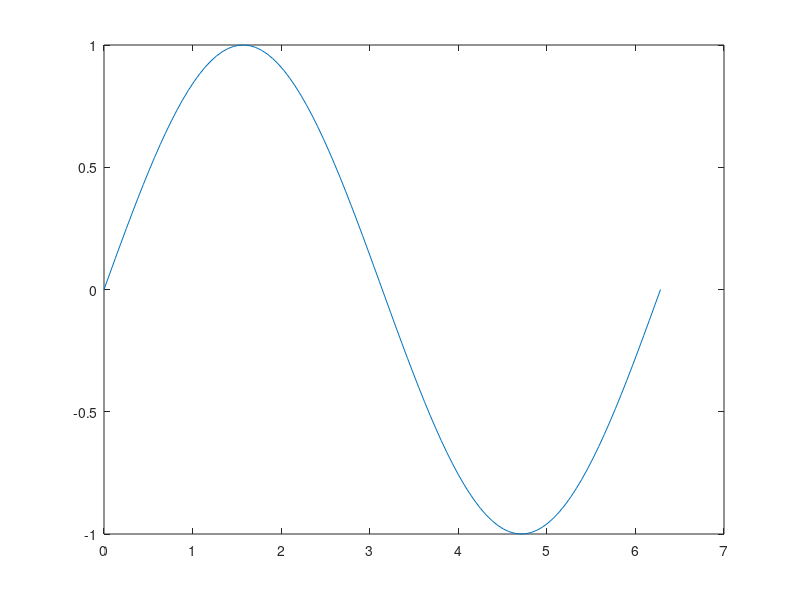
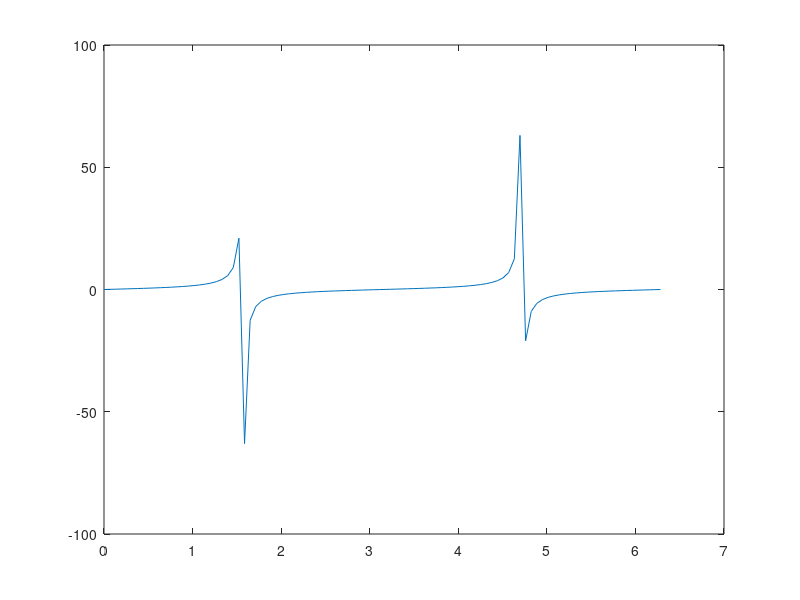

Recreate these plots in MATLAB, in order. (Note: this script raises an error after producing the figures.)
% SAVEFIGS example

%% Script
% Cleaning
close all;

% Plot something
x = linspace(0,2*pi,100);
y1 = sin(x);
y2 = tan(x);
figure(2); plot(x,y1);
figure(3); plot(x,y2);

% I'm choosing a save folder (if I don't they will be saved into .\fig\
savedir = 'myfigures';

% I can just save the figures with their numbers, so that the created name
% would be "fig2", "fig3"...
saveFigs(savedir);

% or I can specify the name of the figures
f2 = figure(2);
f2.Name = 'Sine plot';
f3 = figure(3);
f3.Name = 'Tan plot';

saveFigs(savedir);

% I can choose the format of the output files as a Param/Value option, and
% also one particular figure to save
saveFigs(savedir,'format','pdf','handle',f3);

return;
%% Shortcut
% I find very useful to use this function as a toolbar shortcut. By using
% the provided code for the shortcut, it saves all the opened figures in
% the folder specified in the variable "figdir". 
% If the variable is not present, it saves them into the default folder .\fig.
disp('Saving open figures...');
if(exist('figdir','var') == 1)
    saveFigs(figdir);
else
    saveFigs();
end